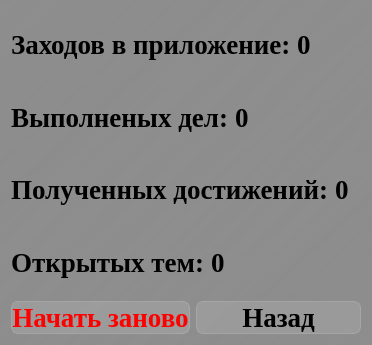
<?xml version="1.0" encoding="UTF-8"?>
<ui version="4.0">
 <class>Dialog_statistics</class>
 <widget class="QDialog" name="Dialog_statistics">
  <property name="geometry">
   <rect>
    <x>0</x>
    <y>0</y>
    <width>372</width>
    <height>345</height>
   </rect>
  </property>
  <property name="windowTitle">
   <string>Статистика</string>
  </property>
  <property name="styleSheet">
   <string notr="true">background-color: qlineargradient(spread:pad, x1:1, y1:1, x2:0, y2:0, stop:0 rgba(141, 141, 141, 255), stop:0.427447 rgba(141, 141, 141, 235), stop:1 rgba(141, 141, 141, 255));
font-family: Liberation Serif;</string>
  </property>
  <layout class="QVBoxLayout" name="verticalLayout">
   <item>
    <layout class="QHBoxLayout" name="horizontalLayout_visits">
     <item>
      <widget class="QLabel" name="label_visits">
       <property name="styleSheet">
        <string notr="true">text-align: center;
font-weight: bold;
font-size: 20pt;
background-color: none;</string>
       </property>
       <property name="text">
        <string>Заходов в приложение:</string>
       </property>
      </widget>
     </item>
     <item>
      <widget class="QLabel" name="label_count_visits">
       <property name="styleSheet">
        <string notr="true">text-align: center;
font-weight: bold;
font-size: 20pt;
background-color: none;
</string>
       </property>
       <property name="text">
        <string>0</string>
       </property>
      </widget>
     </item>
     <item>
      <spacer name="horizontalSpacer">
       <property name="orientation">
        <enum>Qt::Horizontal</enum>
       </property>
       <property name="sizeHint" stdset="0">
        <size>
         <width>40</width>
         <height>20</height>
        </size>
       </property>
      </spacer>
     </item>
    </layout>
   </item>
   <item>
    <layout class="QHBoxLayout" name="horizontalLayout_tasks">
     <item>
      <widget class="QLabel" name="label_tasks">
       <property name="styleSheet">
        <string notr="true">text-align: center;
font-weight: bold;
font-size: 20pt;
background-color: none;
border: none;</string>
       </property>
       <property name="text">
        <string>Выполненых дел:</string>
       </property>
      </widget>
     </item>
     <item>
      <widget class="QLabel" name="label_count_tasks">
       <property name="styleSheet">
        <string notr="true">text-align: center;
font-weight: bold;
font-size: 20pt;
background-color: none;
border: none;</string>
       </property>
       <property name="text">
        <string>0</string>
       </property>
      </widget>
     </item>
     <item>
      <spacer name="horizontalSpacer_2">
       <property name="orientation">
        <enum>Qt::Horizontal</enum>
       </property>
       <property name="sizeHint" stdset="0">
        <size>
         <width>40</width>
         <height>20</height>
        </size>
       </property>
      </spacer>
     </item>
    </layout>
   </item>
   <item>
    <layout class="QHBoxLayout" name="horizontalLayout_achievements">
     <item>
      <widget class="QLabel" name="label_achievements">
       <property name="styleSheet">
        <string notr="true">text-align: center;
font-weight: bold;
font-size: 20pt;
background-color: none;
border: none;</string>
       </property>
       <property name="text">
        <string>Полученных достижений:</string>
       </property>
      </widget>
     </item>
     <item>
      <widget class="QLabel" name="label_count_achievements">
       <property name="styleSheet">
        <string notr="true">text-align: center;
font-weight: bold;
font-size: 20pt;
background-color: none;
border: none;</string>
       </property>
       <property name="text">
        <string>0</string>
       </property>
      </widget>
     </item>
     <item>
      <spacer name="horizontalSpacer_3">
       <property name="orientation">
        <enum>Qt::Horizontal</enum>
       </property>
       <property name="sizeHint" stdset="0">
        <size>
         <width>40</width>
         <height>20</height>
        </size>
       </property>
      </spacer>
     </item>
    </layout>
   </item>
   <item>
    <layout class="QHBoxLayout" name="horizontalLayout_themes">
     <item>
      <widget class="QLabel" name="label_themes">
       <property name="styleSheet">
        <string notr="true">text-align: center;
font-weight: bold;
font-size: 20pt;
background-color: none;
border: none;</string>
       </property>
       <property name="text">
        <string>Открытых тем:</string>
       </property>
      </widget>
     </item>
     <item>
      <widget class="QLabel" name="label_count_themes">
       <property name="styleSheet">
        <string notr="true">text-align: center;
font-weight: bold;
font-size: 20pt;
background-color: none;
border: none;</string>
       </property>
       <property name="text">
        <string>0</string>
       </property>
      </widget>
     </item>
     <item>
      <spacer name="horizontalSpacer_4">
       <property name="orientation">
        <enum>Qt::Horizontal</enum>
       </property>
       <property name="sizeHint" stdset="0">
        <size>
         <width>40</width>
         <height>20</height>
        </size>
       </property>
      </spacer>
     </item>
    </layout>
   </item>
   <item>
    <layout class="QHBoxLayout" name="horizontalLayout">
     <item>
      <widget class="QPushButton" name="pushButton_restart_statistics">
       <property name="styleSheet">
        <string notr="true">QPushButton {
font-weight: bold;
font-size: 20pt;
text-align: center;
color: red;
background-color: rgba(255, 255, 255, 30);
border: 1px solid rgba(255, 255, 255, 40);
border-radius: 7px;
}

QPushButton:hover {
background-color: rgba(255, 255, 255, 40);
}
QPushButton:pressed {
background-color: rgba(255, 255, 255, 70);
}</string>
       </property>
       <property name="text">
        <string>Начать заново</string>
       </property>
      </widget>
     </item>
     <item>
      <widget class="QPushButton" name="pushButton_back">
       <property name="styleSheet">
        <string notr="true">QPushButton {
font-weight: bold;
font-size: 20pt;
text-align: center;
background-color: rgba(255, 255, 255, 30);
border: 1px solid rgba(255, 255, 255, 40);
border-radius: 7px;
}

QPushButton:hover {
background-color: rgba(255, 255, 255, 40);
}
QPushButton:pressed {
background-color: rgba(255, 255, 255, 70);
}</string>
       </property>
       <property name="text">
        <string>Назад</string>
       </property>
      </widget>
     </item>
    </layout>
   </item>
  </layout>
 </widget>
 <resources/>
 <connections/>
</ui>
